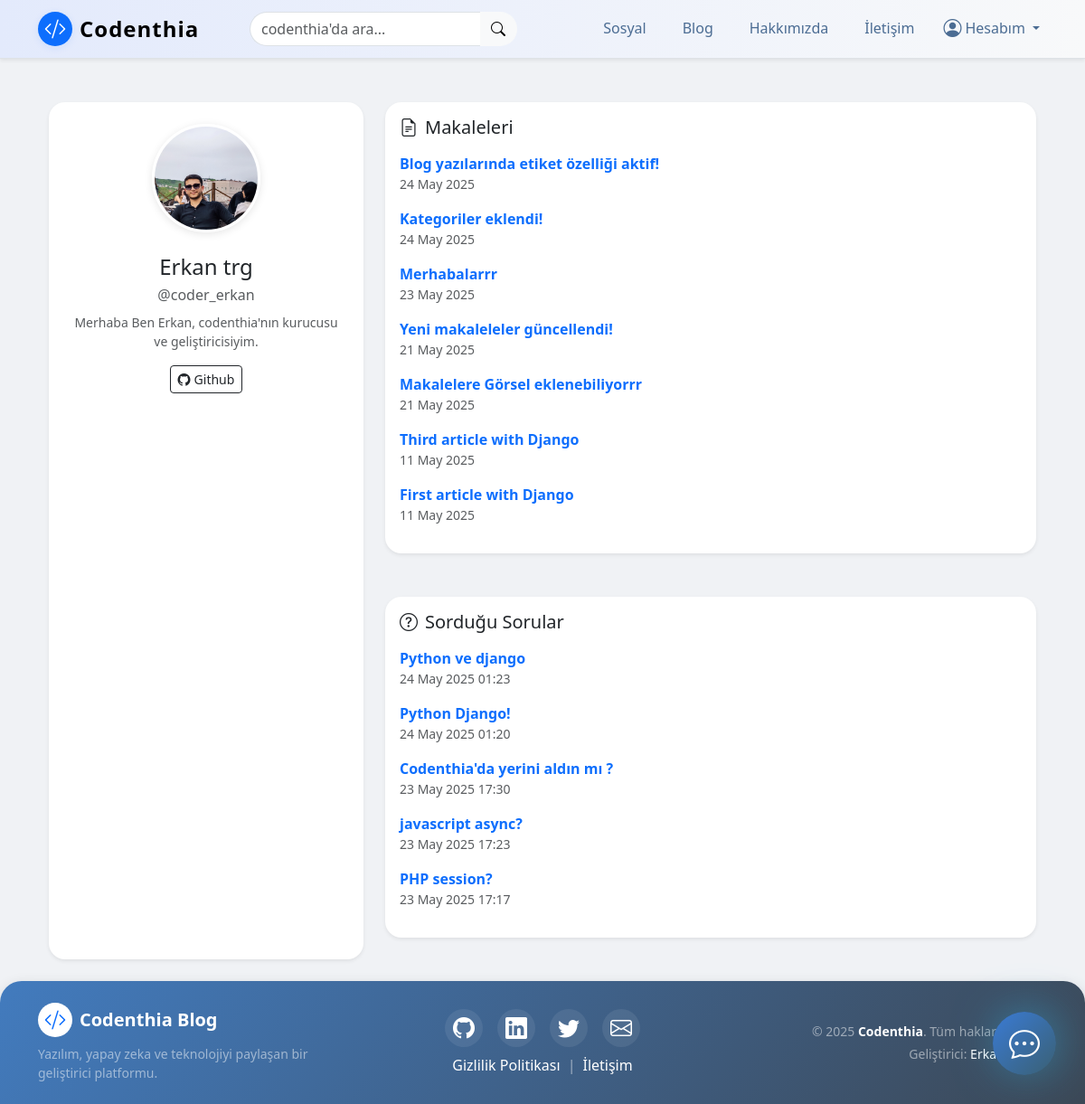
Before: /user/coder_erkan/ with the older database file.
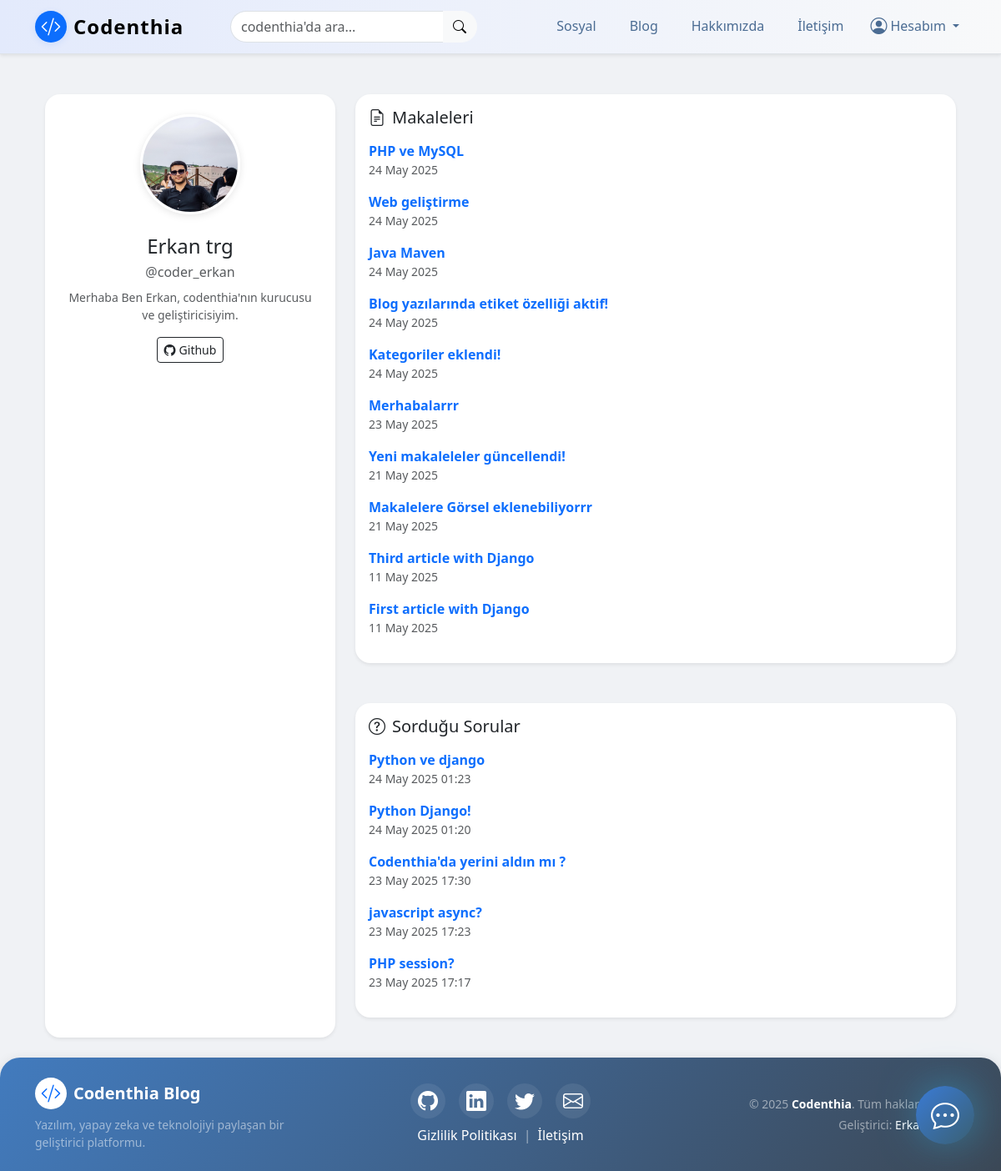
After: the same page with the newer database file.
### article/models.py (models this page shows, shortened)
class Article(models.Model):
    author = models.ForeignKey("auth.User", on_delete=models.CASCADE , verbose_name="Yazar")  # Bu alan, yazının yazarını (kullanıcıyı) temsil eder ve yazar silindiğinde yazıları da silinir
    title = models.CharField(max_length=50, verbose_name="Başlık") # Bu alan, yazının başlığını temsil eder ve maksimum 50 karakterlik bir metin alır
    content = RichTextField(verbose_name="İçerik") # Bu alan, yazının içeriğini temsil eder ve metin içerikleri için kullanılır
    created_date = models.DateTimeField(auto_now_add=True , verbose_name="Oluşturulma Tarihi") # Bu alan, yazının oluşturulma tarihini otomatik olarak ekler
    image = models.ImageField(upload_to='article_images/', null=True, blank=True)  # <-- yeni alan
    category = models.ForeignKey('Category', on_delete=models.SET_NULL, null=True, blank=True, related_name="articles", verbose_name="Kategori")
    tags = models.ManyToManyField('Tag', blank=True, related_name="articles", verbose_name="Etiketler")
    class Meta:
        ordering = ['-created_date'] # Bu kod, yazıları tarihe göre sıralar

class CommunityQuestion(models.Model):
    user = models.ForeignKey(get_user_model(), on_delete=models.CASCADE, verbose_name="Soran Kullanıcı", related_name="community_questions")
    title = models.CharField(max_length=200, verbose_name="Soru Başlığı")
    content = models.TextField(verbose_name="Soru İçeriği")
    image = models.ImageField(upload_to='community_images/', null=True, blank=True, verbose_name="Görsel")
    created_date = models.DateTimeField(auto_now_add=True)
    category = models.ForeignKey('Category', on_delete=models.SET_NULL, null=True, blank=True, related_name="community_questions", verbose_name="Kategori")
    tags = models.ManyToManyField('Tag', blank=True, related_name="community_questions", verbose_name="Etiketler")
    class Meta:
        ordering = ['-created_date']

### user/views.py (the view)
# urls.py: path('<str:username>/', views.public_profile, name="public_profile"),
def public_profile(request, username):
    user = get_object_or_404(User, username=username)
    profile = user.profile
    articles = Article.objects.filter(author=user).order_by('-created_date')
    questions = CommunityQuestion.objects.filter(user=user).order_by('-created_date')
    context = {
        'profile_user': user,
        'profile': profile,
        'articles': articles,
        'questions': questions,
    }
    return render(request, 'user/public_profile.html', context)

### templates/user/public_profile.html (shortened to what this page needs)
{% extends "layout.html" %} {% load static %} {% block title %}{{ profile_user.get_full_name|default:profile_user.username }} - Profil | Codenthia{% endblock %} {% block body %}
<div class="container py-4">
    <div class="row g-4">
        <div class="col-lg-4">
            <div class="card border-0 shadow-sm h-100">
                <div class="card-body p-4 text-center">
                    <div class="mb-3">
                        {% if profile.image %}
                        <img src="{{ profile.image.url }}" alt="{{ profile_user.username }}" class="rounded-circle mb-2" style="width: 120px; height: 120px; object-fit: cover; border: 3px solid #fff; box-shadow: 0 2px 10px rgba(0,0,0,0.1);"> {% else %}
                        <div class="rounded-circle bg-primary d-flex align-items-center justify-content-center mb-2" style="width: 120px; height: 120px; box-shadow: 0 2px 10px rgba(0,0,0,0.1);">
                            <i class="bi bi-person-fill text-white" style="font-size: 3rem;"></i>
                        </div>
                        {% endif %}
                    </div>
                    <h4 class="mb-1">{{ profile_user.get_full_name|default:profile_user.username }}</h4>
                    <p class="text-muted mb-2">@{{ profile_user.username }}</p>
                    {% if profile.bio %}
                    <p class="text-muted small mb-3">{{ profile.bio }}</p>
                    {% endif %} {% if profile.github %}
                    <a href="{{ profile.github }}" class="btn btn-outline-dark btn-sm mb-2" target="_blank"><i class="bi bi-github me-1"></i>Github</a> {% endif %}
                </div>
            </div>
        </div>
        <div class="col-lg-8">
            <div class="row g-4">
                <div class="col-12">
                    <div class="card border-0 shadow-sm mb-4">
                        <div class="card-body">
                            <h5 class="mb-3"><i class="bi bi-file-earmark-text me-2"></i>Makaleleri</h5>
                            {% if articles %} {% for article in articles %}
                            <div class="mb-3">
                                <a href="{% url 'article:detail' article.id %}" class="fw-bold text-decoration-none">{{ article.title }}</a>
                                <div class="text-muted small">{{ article.created_date|date:"d M Y" }}</div>
                            </div>
                            {% endfor %} {% else %}
                            <p class="text-muted">Henüz makalesi yok.</p>
                            {% endif %}
                        </div>
                    </div>
                </div>
                <div class="col-12">
                    <div class="card border-0 shadow-sm mb-4">
                        <div class="card-body">
                            <h5 class="mb-3"><i class="bi bi-question-circle me-2"></i>Sorduğu Sorular</h5>
                            {% if questions %} {% for q in questions %}
                            <div class="mb-3">
                                <a href="{% url 'article:soru_detay' q.id %}" class="fw-bold text-decoration-none">{{ q.title }}</a>
                                <div class="text-muted small">{{ q.created_date|date:"d M Y H:i" }}</div>
                            </div>
                            {% endfor %} {% else %}
                            <p class="text-muted">Henüz toplulukta soru sormamış.</p>
                            {% endif %}
                        </div>
                    </div>
                </div>
            </div>
        </div>
    </div>
</div>
{% endblock %}

Changed rows visible on the page:
added Article: title "PHP ve MySQL", created_date "24 May 2025"
added Article: title "Web geliştirme", created_date "24 May 2025"
added Article: title "Java Maven", created_date "24 May 2025"
